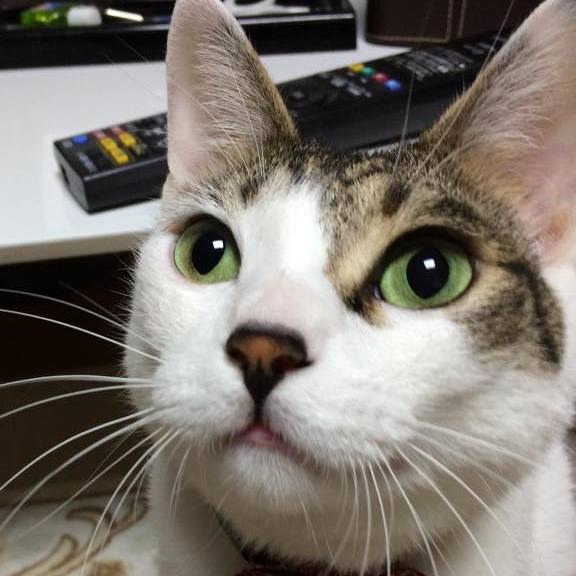
#> input picture image.jpg, 576 x 576 px
$ python main.py image.jpg
#> lines starting #> are read from the running program, lines starting #| are printed output that depends on the picture
### app.py
# coding: utf-8
from PIL import Image

class App:
    def __init__(self):
        self.__compositors = []


    def addCompositor(self, compositor):
        self.__compositors.append(compositor);


    def run(self):
        frame_image = Image.open(self.getBaseFilePath())
#> frame_image is the input picture: PIL image 576x576 RGB; mean R, G, B 125.4, 118.4, 110.6
        for compositor in self.__compositors:
            compositor.composite(frame_image)
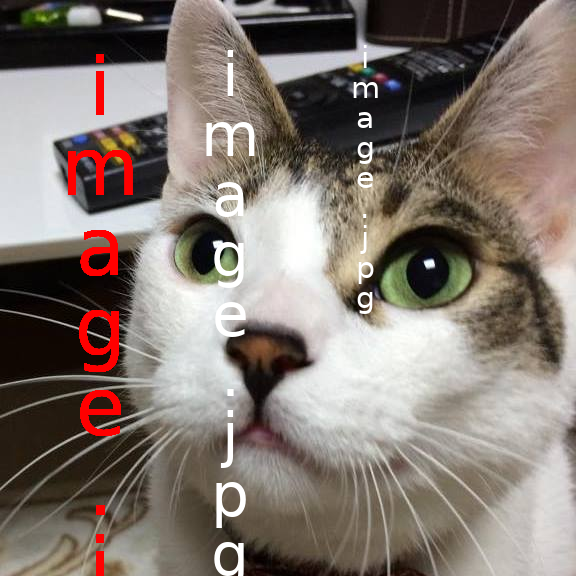
#> frame_image: PIL image 576x576 RGB; mean R, G, B 130.5, 119.5, 112
        self.__save(frame_image)


    def getBaseFilePath(self):
        return './image.jpg'


    def getOutputFilePath(self):
        return './tmp/output.jpg'


    def __save(self, frame_image):
        frame_image.save(self.getOutputFilePath())
        frame_image.show()

### compositor/text_compositor.py
# coding: utf-8
from PIL import ImageFont, ImageDraw
import six

class TextCompositor:
    BOLD_LOOP_COUNT = 20 # Boldを再現するループ描画数

    def __init__(self, string, font_size, draw_start_x, draw_start_y, is_bold=False, font_color='#ffffff'):
        self.__string       = string       # 対象文字列
        self.__font_size    = font_size    # フォントサイズ
        self.__draw_start_x = draw_start_x # 描画開始位置X
        self.__draw_start_y = draw_start_y # 描画開始位置Y
        self.__bold         = is_bold      # Boldを行うかどうかのフラグ
        self.__font_color   = font_color   # 文字色


    def getFontfilePath(self):
        return './font.otf'


    def getString(self):
        if (six.PY2 == True):
            # python2系の場合は、unicode変換をかける
            return unicode(self.__string, 'utf-8', 'ignore')

        return self.__string


    def isBold(self):
        return self.__bold


    def composite(self, frame_image, font_color='#ffffff'):
        # 描画用データを取得
        draw_image = ImageDraw.Draw(frame_image)

        # フォントデータを取得
        image_font = ImageFont.truetype(self.getFontfilePath(), self.__font_size)

        if (self.isBold() == True):
            # Bold判定の場合は指定回数分ループして同じ箇所に描画し続ける
            for i in range(self.BOLD_LOOP_COUNT):
                self.__execute(draw_image, image_font)
        else:
            self.__execute(draw_image, image_font)


    def __execute(self, draw_image, image_font):
        # 各文字の描画管理変数
        ix, iy = 0, 0

        for c in self.getString():
            x = self.__draw_start_x - ix * self.__font_size
            y = self.__draw_start_y + (iy * self.__font_size)

            # 今回描画する1文字の詳細なX, Yを設定
            char_width, char_height = image_font.getsize(c)
            x += (self.__font_size - char_width) / 2
            y += self.__draw_start_y

            # 指定の場所へ文字を描画
            draw_image.text((x, y), c, font=image_font, fill=self.__font_color)

            # 次の文字へ
            iy += 1

### main.py
# coding: utf-8
import sys
from app import App
from compositor.text_compositor import TextCompositor

STRING_DATA = sys.argv[1]
app_logic   = App()
app_logic.addCompositor(TextCompositor(STRING_DATA, 30, 350, 20, False))
app_logic.addCompositor(TextCompositor(STRING_DATA, 60, 200, 20, False))
app_logic.addCompositor(TextCompositor(STRING_DATA, 80, 60, 20, True, "#FF0000"))
app_logic.run();
